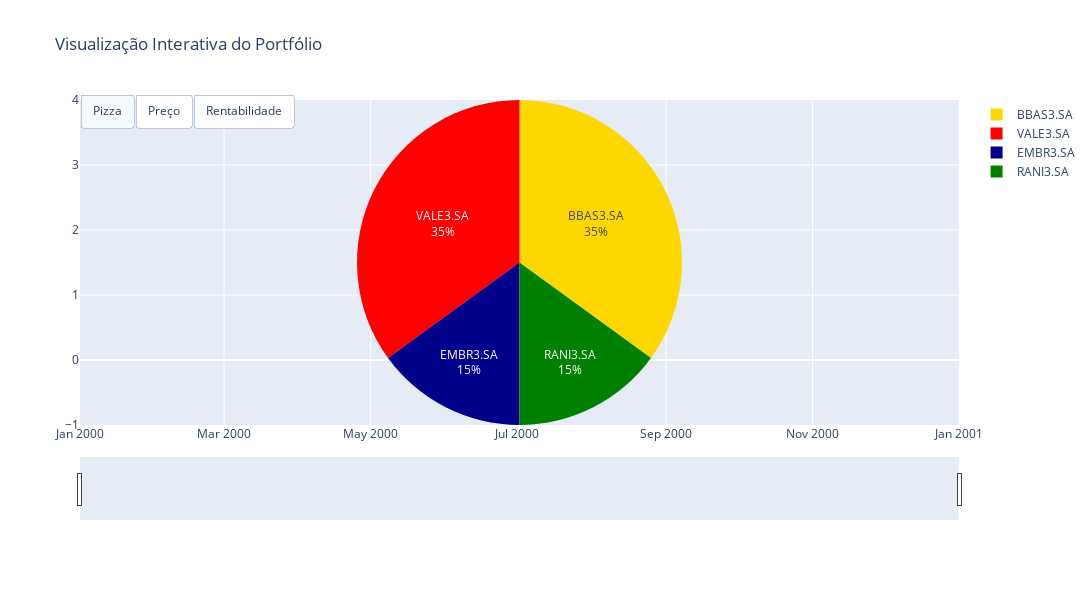

Source (notebook cell):
### Code cell
import plotly.graph_objects as go

# --------- Pizza ---------
pizza = go.Pie(
    labels=df_pie['Ativo'],
    values=df_pie['Peso'],
    name='Participações',
    marker_colors=[cores_personalizadas[i.replace('.SA', '')] for i in df_pie['Ativo']],
    textinfo='percent+label',
    hole=0
)

# --------- Preço ---------
linhas_preco = [
    go.Scatter(x=df_plot[df_plot['Ativo'] == ativo]['Date'],
               y=df_plot[df_plot['Ativo'] == ativo]['Preço'],
               name=ativo,
               mode='lines',
               line=dict(color=cores_personalizadas[ativo]))
    for ativo in df_plot['Ativo'].unique()
]

# --------- Rentabilidade ---------
linhas_rent = [
    go.Scatter(x=df_total[df_total['Ativo'] == ativo]['Date'],
               y=df_total[df_total['Ativo'] == ativo]['Rentabilidade Normalizada (%)'],
               name=ativo,
               mode='lines',
               line=dict(color=cores[ativo]))
    for ativo in df_total['Ativo'].unique()
]

# --------- Layout com posição ajustada ---------
layout = go.Layout(
    title='Visualização Interativa do Portfólio',
    hovermode='x unified',
    xaxis=dict(rangeslider=dict(visible=True), type='date'),
    height=600,
    width=1500,
    updatemenus=[
        dict(
            type='buttons',
            direction='right',
            showactive=True,
            x=0,
            xanchor='left',
            y=1.05,
            yanchor='top',
            pad={'r': 10, 't': 10},
            buttons=[
                dict(label='Pizza',
                     method='update',
                     args=[{'visible': [True] + [False]*len(linhas_preco) + [False]*len(linhas_rent)},
                           {'title': 'Participações Relativas das Ações no Portfólio',
                            'xaxis': {'visible': False},
                            'yaxis': {'visible': False}}]),
                dict(label='Preço',
                     method='update',
                     args=[{'visible': [False] + [True]*len(linhas_preco) + [False]*len(linhas_rent)},
                           {'title': 'Evolução do Preço das Ações no Portfólio',
                            'xaxis': {'visible': True, 'rangeslider': {'visible': True}},
                            'yaxis': {'visible': True}}]),
                dict(label='Rentabilidade',
                     method='update',
                     args=[{'visible': [False] + [False]*len(linhas_preco) + [True]*len(linhas_rent)},
                           {'title': 'Rentabilidade Normalizada dos Ativos e da Carteira',
                            'xaxis': {'visible': True, 'rangeslider': {'visible': True}},
                            'yaxis': {'visible': True}}])
            ]
        )
    ]
)

# --------- Figura final com todos os traces ---------
fig = go.Figure(data=[pizza] + linhas_preco + linhas_rent, layout=layout)

# Inicialmente só mostrar o gráfico de pizza
visibility = [True] + [False]*(len(linhas_preco) + len(linhas_rent))
for i, trace in enumerate(fig.data):
    trace.visible = visibility[i]

# Exibir
fig.show()

### Figure 1 — Plotly figure (JSON) as saved in the notebook; plotly's stock layout.template omitted (floating-point values rounded to 4 significant figures; data arrays with more than 128 entries replaced by an {"elided": "..."} marker saying what was removed)
{"data": [{"hole": 0, "labels": ["BBAS3.SA", "VALE3.SA", "EMBR3.SA", "RANI3.SA"], "marker": {"colors": ["gold", "red", "darkblue", "green"]}, "name": "Participações", "textinfo": "percent+label", "type": "pie", "values": [0.35, 0.35, 0.15, 0.15], "visible": true}, {"line": {"color": "gold"}, "mode": "lines", "name": "BBAS3", "type": "scatter", "visible": false, "x": {"elided": "2735 str values"}, "y": {"elided": "2735 float values"}}, {"line": {"color": "darkblue"}, "mode": "lines", "name": "EMBR3", "type": "scatter", "visible": false, "x": {"elided": "2735 str values"}, "y": {"elided": "2735 float values"}}, {"line": {"color": "green"}, "mode": "lines", "name": "RANI3", "type": "scatter", "visible": false, "x": {"elided": "2735 str values"}, "y": {"elided": "2735 float values"}}, {"line": {"color": "red"}, "mode": "lines", "name": "VALE3", "type": "scatter", "visible": false, "x": {"elided": "2735 str values"}, "y": {"elided": "2735 float values"}}, {"line": {"color": "gold"}, "mode": "lines", "name": "BBAS3", "type": "scatter", "visible": false, "x": {"elided": "2735 str values"}, "y": {"elided": "2735 float values"}}, {"line": {"color": "darkblue"}, "mode": "lines", "name": "EMBR3", "type": "scatter", "visible": false, "x": {"elided": "2735 str values"}, "y": {"elided": "2735 float values"}}, {"line": {"color": "green"}, "mode": "lines", "name": "RANI3", "type": "scatter", "visible": false, "x": {"elided": "2735 str values"}, "y": {"elided": "2735 float values"}}, {"line": {"color": "red"}, "mode": "lines", "name": "VALE3", "type": "scatter", "visible": false, "x": {"elided": "2735 str values"}, "y": {"elided": "2735 float values"}}, {"line": {"color": "purple"}, "mode": "lines", "name": "Carteira", "type": "scatter", "visible": false, "x": {"elided": "2735 str values"}, "y": {"elided": "2735 float values"}}], "layout": {"height": 600, "hovermode": "x unified", "title": {"text": "Visualização Interativa do Portfólio"}, "updatemenus": [{"buttons": [{"args": [{"visible": [true, false, false, false, false, false, false, false, false, false]}, {"title": "Participações Relativas das Ações no Portfólio", "xaxis": {"visible": false}, "yaxis": {"visible": false}}], "label": "Pizza", "method": "update"}, {"args": [{"visible": [false, true, true, true, true, false, false, false, false, false]}, {"title": "Evolução do Preço das Ações no Portfólio", "xaxis": {"rangeslider": {"visible": true}, "visible": true}, "yaxis": {"visible": true}}], "label": "Preço", "method": "update"}, {"args": [{"visible": [false, false, false, false, false, true, true, true, true, true]}, {"title": "Rentabilidade Normalizada dos Ativos e da Carteira", "xaxis": {"rangeslider": {"visible": true}, "visible": true}, "yaxis": {"visible": true}}], "label": "Rentabilidade", "method": "update"}], "direction": "right", "pad": {"r": 10, "t": 10}, "showactive": true, "type": "buttons", "x": 0, "xanchor": "left", "y": 1.05, "yanchor": "top"}], "width": 1500, "xaxis": {"rangeslider": {"visible": true}, "type": "date"}}}
